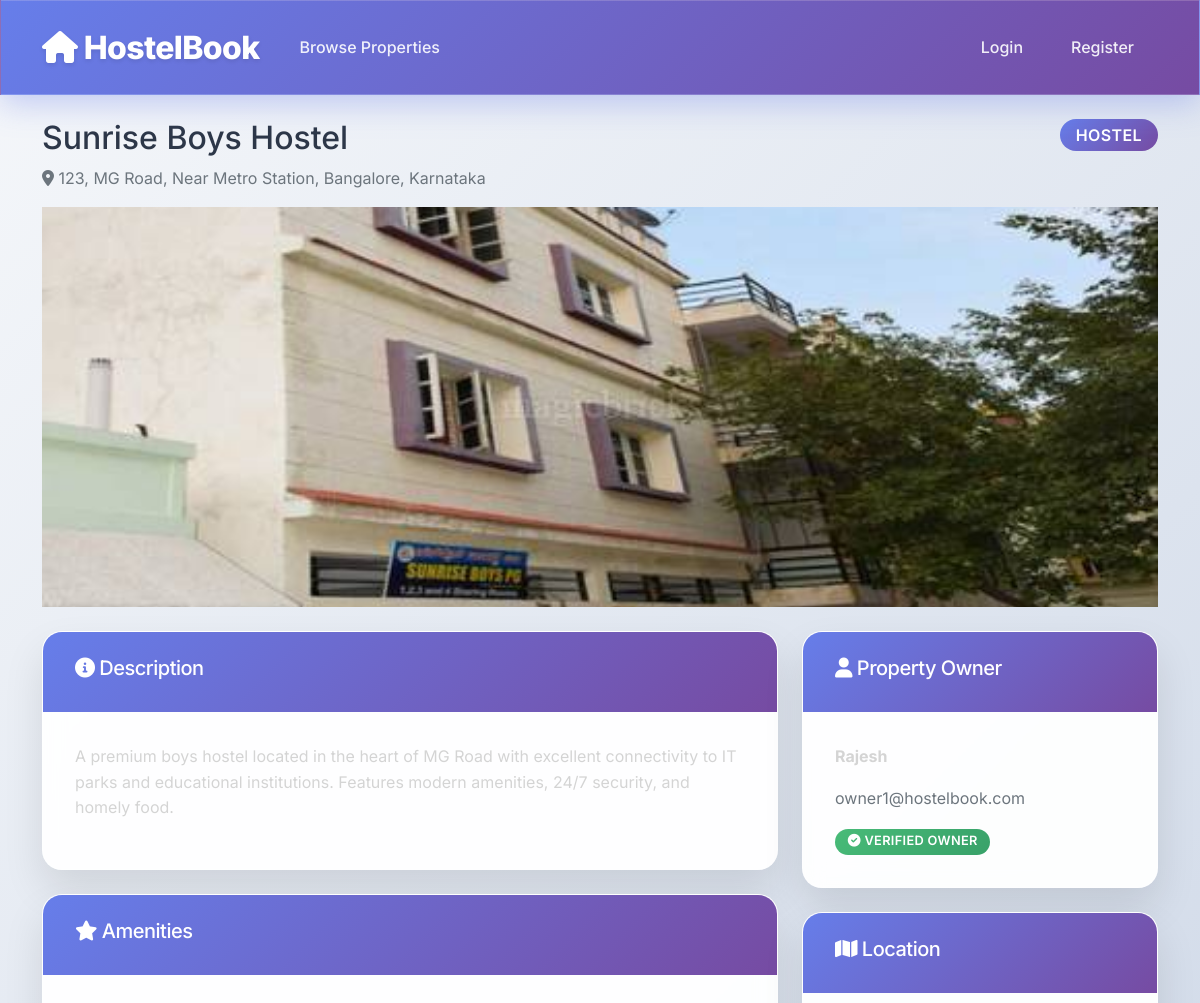
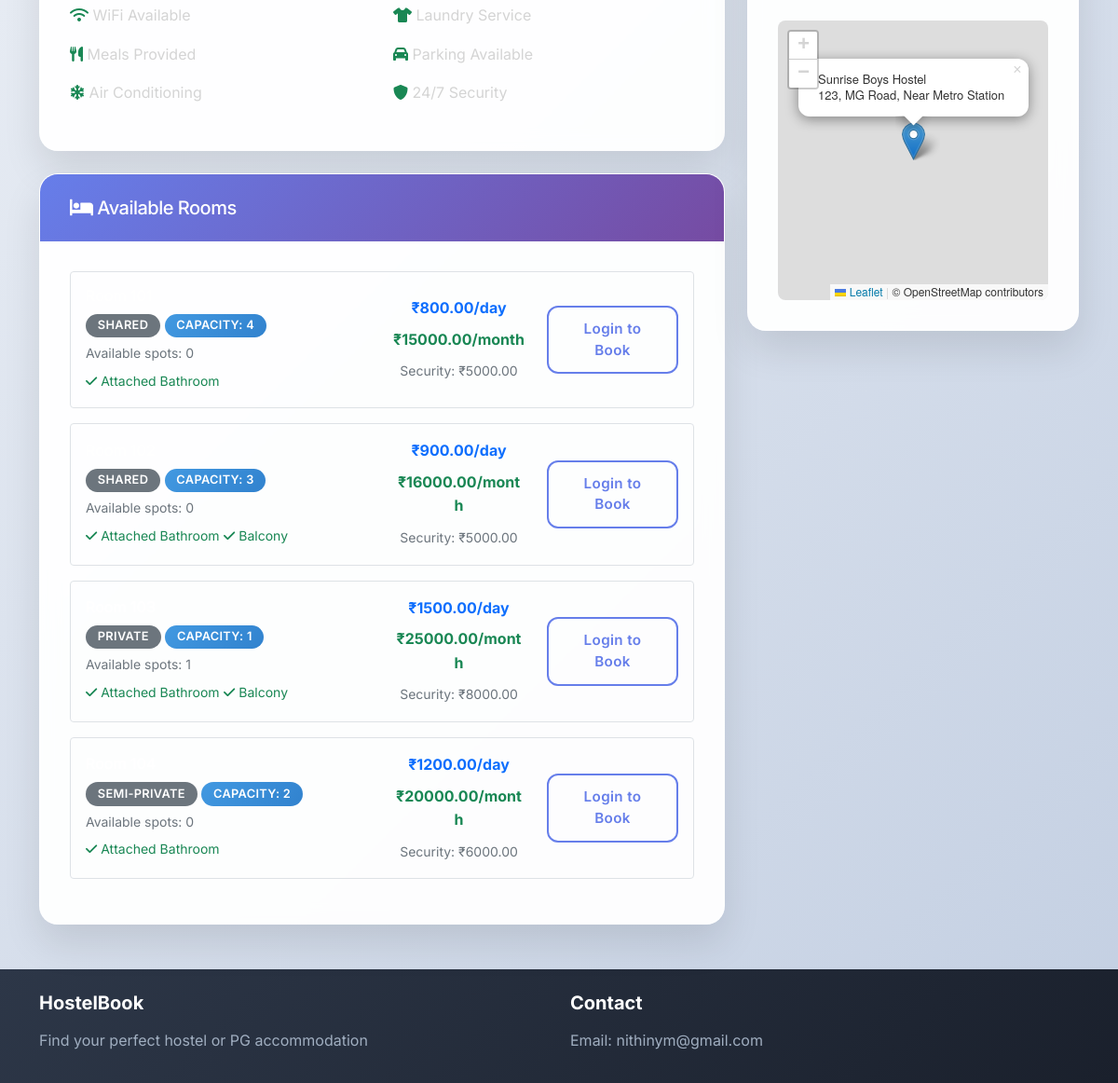
Screenshot of /properties/1/ with the database file from the repository (2 pictures, top to bottom).
### properties/models.py (models this page shows, shortened)
class Property(models.Model):
    PROPERTY_TYPES = (
        ('hostel', 'Hostel'),
        ('pg', 'Paying Guest'),
    )
    owner = models.ForeignKey(User, on_delete=models.CASCADE, related_name='properties')
    name = models.CharField(max_length=200)
    property_type = models.CharField(max_length=10, choices=PROPERTY_TYPES)
    description = models.TextField()
    address = models.TextField()
    city = models.CharField(max_length=100)
    state = models.CharField(max_length=100)
    pincode = models.CharField(max_length=10)
    latitude = models.DecimalField(max_digits=10, decimal_places=7, null=True, blank=True)
    longitude = models.DecimalField(max_digits=10, decimal_places=7, null=True, blank=True)
    wifi = models.BooleanField(default=False)
    meals = models.BooleanField(default=False)
    ac = models.BooleanField(default=False)
    laundry = models.BooleanField(default=False)
    parking = models.BooleanField(default=False)
    security = models.BooleanField(default=False)
    is_active = models.BooleanField(default=True)
    created_at = models.DateTimeField(auto_now_add=True)
    updated_at = models.DateTimeField(auto_now=True)

class PropertyImage(models.Model):
    property_obj = models.ForeignKey(Property, on_delete=models.CASCADE, related_name='images')
    image = models.ImageField(upload_to='property_images/')
    caption = models.CharField(max_length=200, blank=True)
    is_primary = models.BooleanField(default=False)

class Room(models.Model):
    ROOM_TYPES = (
        ('shared', 'Shared'),
        ('private', 'Private'),
        ('semi_private', 'Semi-Private'),
    )
    property_obj = models.ForeignKey(Property, on_delete=models.CASCADE, related_name='rooms')
    room_number = models.CharField(max_length=10)
    room_type = models.CharField(max_length=15, choices=ROOM_TYPES)
    capacity = models.PositiveIntegerField()
    current_occupancy = models.PositiveIntegerField(default=0)
    daily_rate = models.DecimalField(max_digits=10, decimal_places=2)
    monthly_rate = models.DecimalField(max_digits=10, decimal_places=2)
    security_deposit = models.DecimalField(max_digits=10, decimal_places=2, default=0)
    attached_bathroom = models.BooleanField(default=False)
    balcony = models.BooleanField(default=False)
    is_available = models.BooleanField(default=True)
    created_at = models.DateTimeField(auto_now_add=True)
    @property
    def available_spots(self):
        return self.capacity - self.current_occupancy

### accounts/models.py (models this page shows, shortened)
class User(AbstractUser):
    USER_TYPES = (
        ('admin', 'Admin'),
        ('owner', 'Owner'),
        ('user', 'User'),
    )
    user_type = models.CharField(max_length=10, choices=USER_TYPES, default='user')
    phone_number = models.CharField(max_length=15, blank=True)
    is_verified = models.BooleanField(default=False)
    created_at = models.DateTimeField(auto_now_add=True)

### properties/views.py (the view)
# urls.py: path('<int:pk>/', views.property_detail, name='property_detail'),
def property_detail(request, pk):
    property_obj = get_object_or_404(Property, pk=pk)
    rooms = property_obj.rooms.all()  # Show all rooms to owner
    context = {
        'property': property_obj,
        'rooms': rooms,
    }
    return render(request, 'properties/property_detail.html', context)

### templates/properties/property_detail.html (shortened to what this page needs)
{% extends 'base.html' %}
{% block extra_head %}
<link rel="stylesheet" href="https://unpkg.com/leaflet@1.9.4/dist/leaflet.css"
/>
{% endblock %}
{% block content %}
<div class="container mt-4">
    <div class="row">
        <div class="col-md-8">
            <h2>{{ property.name }}</h2>
            <p class="text-muted">
                <i class="fas fa-map-marker-alt"></i> {{ property.address }}, {{ property.city }}, {{ property.state }}
            </p>
        </div>
        <div class="col-md-4 text-end">
            <span class="badge bg-primary fs-6">{{ property.get_property_type_display }}</span>
        </div>
    </div>
    {% if property.images.exists %}
    <div class="row mb-4">
        <div class="col-12">
            <div id="propertyCarousel" class="carousel slide" data-bs-ride="carousel">
                <div class="carousel-inner">
                    {% for image in property.images.all %}
                    <div class="carousel-item {% if forloop.first %}active{% endif %}">
                        <img src="{{ image.image.url }}" class="d-block w-100" style="height: 400px; object-fit: cover;" alt="{{ image.caption }}">
                    </div>
                    {% endfor %}
                </div>
            </div>
        </div>
    </div>
    {% endif %}
    <div class="row">
        <div class="col-md-8">
            <div class="card mb-4">
                <div class="card-header">
                    <h5><i class="fas fa-info-circle"></i> Description</h5>
                </div>
                <div class="card-body">
                    <p>{{ property.description }}</p>
                </div>
            </div>
            <div class="card mb-4">
                <div class="card-header">
                    <h5><i class="fas fa-star"></i> Amenities</h5>
                </div>
                <div class="card-body">
                    <div class="row">
                        <div class="col-md-6">
                            {% if property.wifi %}
                            <p><i class="fas fa-wifi text-success"></i> WiFi Available</p>
                            {% endif %}
                            {% if property.meals %}
                            <p><i class="fas fa-utensils text-success"></i> Meals Provided</p>
                            {% endif %}
                            {% if property.ac %}
                            <p><i class="fas fa-snowflake text-success"></i> Air Conditioning</p>
                            {% endif %}
                        </div>
                        <div class="col-md-6">
                            {% if property.laundry %}
                            <p><i class="fas fa-tshirt text-success"></i> Laundry Service</p>
                            {% endif %}
                            {% if property.parking %}
                            <p><i class="fas fa-car text-success"></i> Parking Available</p>
                            {% endif %}
                            {% if property.security %}
                            <p><i class="fas fa-shield-alt text-success"></i> 24/7 Security</p>
                            {% endif %}
                        </div>
                    </div>
                </div>
            </div>
            <div class="card">
                <div class="card-header d-flex justify-content-between align-items-center">
                    <h5 class="mb-0"><i class="fas fa-bed"></i> Available Rooms</h5>
                </div>
                <div class="card-body">
                    {% for room in rooms %}
                    <div class="border rounded p-3 mb-3">
                        <div class="row align-items-center">
                            <div class="col-md-6">
                                <h6>Room {{ room.room_number }}</h6>
                                <p class="mb-1">
                                    <span class="badge bg-secondary">{{ room.get_room_type_display }}</span>
                                    <span class="badge bg-info">Capacity: {{ room.capacity }}</span>
                                </p>
                                <p class="mb-1">
                                    <small class="text-muted">Available spots: {{ room.available_spots }}</small>
                                </p>
                                {% if room.attached_bathroom %}
                                <small class="text-success"><i class="fas fa-check"></i> Attached Bathroom</small>
                                {% endif %}
                                {% if room.balcony %}
                                <small class="text-success"><i class="fas fa-check"></i> Balcony</small>
                                {% endif %}
                            </div>
                            <div class="col-md-3 text-center">
                                <div class="mb-2">
                                    <strong class="text-primary">₹{{ room.daily_rate }}/day</strong>
                                </div>
                                <div class="mb-2">
                                    <strong class="text-success">₹{{ room.monthly_rate }}/month</strong>
                                </div>
                                {% if room.security_deposit > 0 %}
                                <small class="text-muted">Security: ₹{{ room.security_deposit }}</small>
                                {% endif %}
                            </div>
                            <div class="col-md-3">
                                {% if user == room.property_obj.owner %}
                                    <a href="{% url 'edit_room' room.pk %}" class="btn btn-warning w-100 mb-2">
                                        <i class="fas fa-edit"></i> Edit Room
                                    </a>
                                {% elif user.is_authenticated and user.user_type == 'user' %}
                                    {% if room.available_spots > 0 %}
                                    <a href="{% url 'book_room' room.pk %}" class="btn btn-primary w-100">Book Now</a>
                                    {% else %}
                                    <button class="btn btn-secondary w-100" disabled>Fully Occupied</button>
                                    {% endif %}
                                {% else %}
                                    <a href="{% url 'login' %}" class="btn btn-outline-primary w-100">Login to Book</a>
                                {% endif %}
                            </div>
                        </div>
                    </div>
                    {% empty %}
                    <p class="text-muted">No rooms available at the moment.</p>
                    {% endfor %}
                </div>
            </div>
        </div>
        <div class="col-md-4">
            <div class="card mb-4">
                <div class="card-header">
                    <h5><i class="fas fa-user"></i> Property Owner</h5>
                </div>
                <div class="card-body">
                    <p><strong>{{ property.owner.first_name|default:property.owner.username }}</strong></p>
                    <p class="text-muted">{{ property.owner.email }}</p>
                    {% if property.owner.is_verified %}
                    <span class="badge bg-success"><i class="fas fa-check-circle"></i> Verified Owner</span>
                    {% endif %}
                </div>
            </div>
            {% if property.latitude and property.longitude %}
            <div class="card">
                <div class="card-header">
                    <h5><i class="fas fa-map"></i> Location</h5>
                </div>
                <div class="card-body">
                    <div id="map" style="height: 300px; width: 100%; border-radius: 8px;"></div>
                </div>
            </div>
            {% endif %}
        </div>
    </div>
</div>
{% endblock %}

### static/css/style.css (style rules this page uses)
* { box-sizing: border-box; margin: 0; padding: 0; }
body { font-family: 'Inter', -apple-system, BlinkMacSystemFont, 'Segoe UI', Roboto, Oxygen, Ubuntu, Cantarell, 'Open Sans', 'Helvetica Neue', sans-serif; background: linear-gradient(135deg, #f5f7fa 0%, #c3cfe2 100%); color: #2d3748; line-height: 1.6; font-size: 16px; min-height: 100vh; font-weight: 400; }
.btn { font-weight: 600; border-radius: 0.75rem; padding: 0.75rem 2rem; border: none; transition: all 0.3s cubic-bezier(0.4, 0, 0.2, 1); font-size: 0.95rem; letter-spacing: 0.025em; }
.btn-outline-primary { color: #667eea; border: 2px solid #667eea; background: transparent; }
.card { background: rgba(255, 255, 255, 0.95); backdrop-filter: blur(10px); border: 1px solid rgba(255, 255, 255, 0.2); border-radius: 1.25rem; box-shadow: 0 20px 40px rgba(0, 0, 0, 0.1); transition: all 0.3s cubic-bezier(0.4, 0, 0.2, 1); overflow: hidden; }
.card-header { background: linear-gradient(135deg, #667eea 0%, #764ba2 100%); color: #fff; font-weight: 700; font-size: 1.25rem; border: none; padding: 1.5rem 2rem; letter-spacing: -0.025em; }
.card-body { padding: 2rem; color: #4a5568; }
.badge { font-weight: 600; font-size: 0.8rem; padding: 0.5em 1em; border-radius: 2rem; letter-spacing: 0.025em; text-transform: uppercase; }
.badge.bg-success { background: linear-gradient(135deg, #48bb78 0%, #38a169 100%) !important; color: #fff; }
.badge.bg-info { background: linear-gradient(135deg, #4299e1 0%, #3182ce 100%) !important; color: #fff; }
.badge.bg-primary { background: linear-gradient(135deg, #667eea 0%, #764ba2 100%) !important; color: #fff; }
h5 { color:white; }
p { color:rgb(212, 212, 212); }
h6 { color:white; }
span,strong { color:rgb(212, 212, 212); }

### rows the page displays
Property: name "Sunrise Boys Hostel", address "123, MG Road, Near Metro Station", city "Bangalore", state "Karnataka", property_type "HOSTEL", description "A premium boys hostel located in the heart of MG Road with excellent connectivity to IT parks and educational institutions. Features modern amenities, 24/7 security, and homely food.", owner.first_name "Rajesh", owner.email "owner1@hostelbook.com"
PropertyImage: image (picture)
Room: room_type "SHARED", capacity "4", available_spots "0", attached_bathroom True (drawn), daily_rate "800.00", monthly_rate "15000.00", security_deposit "5000.00", shows "Login to Book"
Room: room_type "SHARED", capacity "3", available_spots "0", attached_bathroom True (drawn), balcony True (drawn), daily_rate "900.00", monthly_rate "16000.00", security_deposit "5000.00", shows "Login to Book"
Room: room_type "PRIVATE", capacity "1", available_spots "1", attached_bathroom True (drawn), balcony True (drawn), daily_rate "1500.00", monthly_rate "25000.00", security_deposit "8000.00", shows "Login to Book"
Room: room_type "SEMI-PRIVATE", capacity "2", available_spots "0", attached_bathroom True (drawn), daily_rate "1200.00", monthly_rate "20000.00", security_deposit "6000.00", shows "Login to Book"
